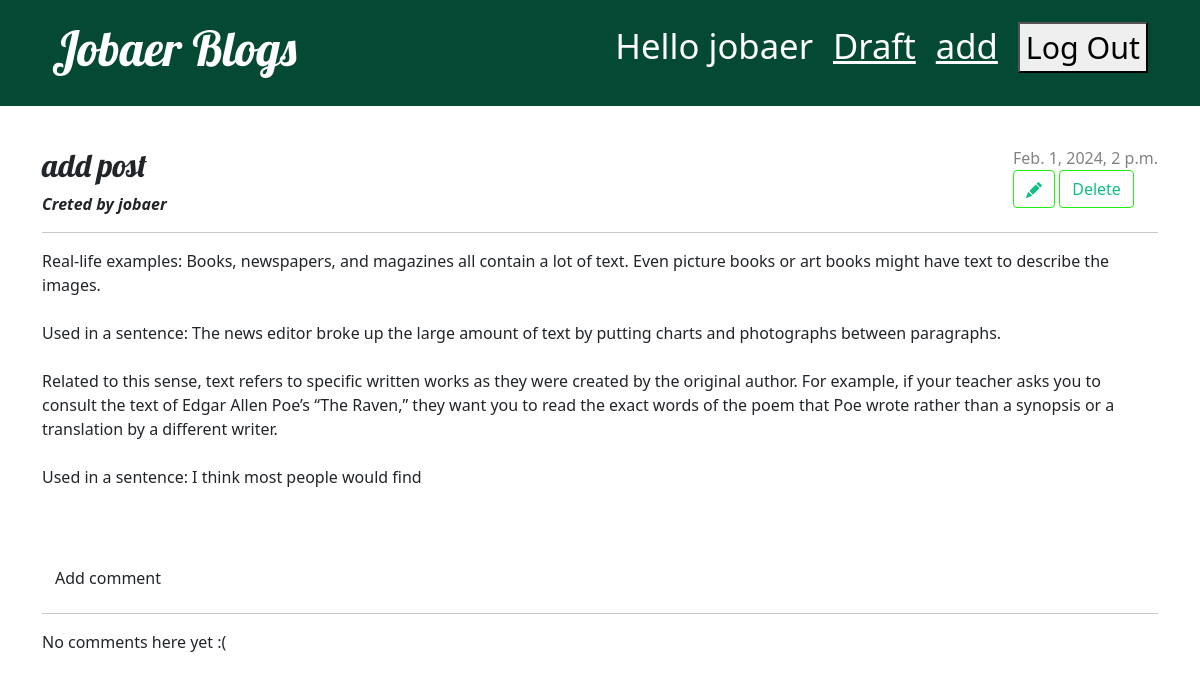
/post/6/ (signed in), run on the app's committed database.
### blog/models.py (models this page shows, shortened)
class Post(models.Model):
    author = models.ForeignKey(settings.AUTH_USER_MODEL, on_delete=models.CASCADE)
    title = models.CharField(max_length=200)
    text = models.TextField()
    created_date = models.DateTimeField(default=timezone.now)
    published_date = models.DateTimeField(blank=True, null=True)

### blog/views.py (the view)
# urls.py: path('post/<int:pk>/', views.post_detail, name='post_detail'),
@login_required
def post_detail(request,pk):
    post = get_object_or_404(Post,pk=pk)
    return render(request,'blog/post_detail.html',{'post':post})

### blog/templates/blog/post_detail.html (shortened to what this page needs)
{% extends 'blog/base.html' %} {% block content %}
<article class="post">
  <aside class="actions">
    {% if post.published_date %}
    <div class="date">{{ post.published_date }}</div>
    {% else %}
    <a class="btn btn-secondary" href="{% url 'post_publish' pk=post.pk %}"
      >Publish</a
    >
    {% endif %} {% if user.is_authenticated %}
    <a class="btn btn-secondary" href="{% url 'post_edit' pk=post.pk %}">
    </a>
    <a class="btn btn-secondary" href="{% url 'post_remove' pk=post.pk %}"
      >Delete</a
    >
    {%endif %}
  </aside>
  <h2>{{ post.title }}</h2>
  <b><i>Creted by {{post.author}}</i></b>
  <hr />
  <p>{{ post.text|linebreaksbr }}</p>
</article>
<a class="btn btn-default" href="{% url 'add_comment_to_post' pk=post.pk %}">Add comment</a>
<hr>
{% for comment in post.comments.all %}
    {% if user.is_authenticated or comment.approved_comment %}
    <div class="comment">
        <div class="date">
            {{ comment.created_date }}
            <br>
            {% if not comment.approved_comment %}
                <a class="btn btn-default" href="{% url 'comment_remove' pk=comment.pk %}"> Remove
                </a>
                <a class="btn btn-default" href="{% url 'comment_approve' pk=comment.pk %}">
                Comment_Approve
                </a>
            {% endif %}
        </div>
        <br>
        <strong>{{ comment.author }}</strong>
        <p>{{ comment.text|linebreaks }}</p>
    </div>
    {% endif %}
{% empty %}
    <p>No comments here yet :(</p>
{% endfor %}
{% endblock %}

### blog/templates/blog/base.html (shortened to what this page needs)
{% load static %}
<!DOCTYPE html>
<html>
  <head>
    <link
      rel="stylesheet"
      href="https://cdn.jsdelivr.net/npm/bootstrap@5.1.3/dist/css/bootstrap.min.css"
    />
    <link rel="stylesheet" href="{% static 'css/blog.css' %}" />
  </head>
  <body>
    <header class="page-header">
      <div class="container">
        {% if user.is_authenticated %}
        <form action="{% url 'logout' %}" method="post" class="top-menu">
          <small><button type="submit">Log Out</button></small>
        </form>
        <a href="{% url 'post_new' %}" class="top-menu">
          add
        </a>
        <a href="{% url 'post_draft_list' %}" class="top-menu">
          Draft
        </a>
        <p class="top-menu">Hello {{ user.username }}</p>
        {% else %}
         <form action="{% url 'signup' %}" method="post" class="top-menu">
          {% csrf_token %}
          <small><button type="submit">SignUp</button></small>
        </form>
        <a href="{% url 'login' %}" class="top-menu">Login</span></a>
         {%endif %}
         <h1><a href="/">Jobaer Blogs</a></h1>
        </div>
    </header>
    <main class="container">
      <div class="row">
        <div class="col">{% block content %} {%endblock content%}</div>
      </div>
    </main>
  </body>
</html>

### blog/static/css/blog.css (style rules this page uses)
.page-header { background-color: #044933; margin-top: 0; margin-bottom: 40px; padding: 20px 20px 20px 40px; }
.page-header h1, .page-header h1 a, .page-header h1 a:visited, .page-header h1 a:active { color: #ffffff; font-size: 36pt; text-decoration: none; }
h1, h2, h3, h4 { font-family: 'Lobster', cursive; }
.date { color: #828282; }
.top-menu, .top-menu:hover, .top-menu:visited { color: #ffffff; float: right; font-size: 26pt; margin-right: 20px; }
.post { margin-bottom: 70px; }
.post > .date, .post > .actions { float: right; }
.btn-secondary, .btn-secondary:visited { color: #11bf85; background: none; border-color: #1ef212; }

### data on the page
Post: published_date "Feb. 1, 2024, 2 p.m.", title "add post", author "jobaer", text "Real-life examples: Books, newspapers, and magazines all contain a lot of text. Even picture books or art books might have text to describe the images. Used in a sentence: The news editor broke up the large amount of text by putting charts and photographs between paragraphs. Related to this sense, text refers to specific written works as they were created by the original author. For example, if your teacher asks you to consult the text of Edgar Allen Poe’s “The Raven,” they want you to read the exact words of the poem that Poe wrote rather than a synopsis or a translation by a different writer. Used in a sentence: I think most people would find"

### other printed values
{{ user.username }} "jobaer"
